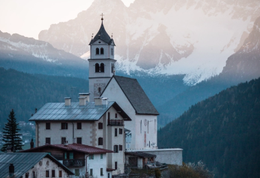
%> input picture lab3/source/test.png, 260 x 178 px, shrunk from 380 x 260 before the run
$ octave yuzhipinghua.m   (GNU Octave 9; MATLAB toolbox functions it lacks are replaced by stand-ins)
%> lines starting %> are read from the running program, lines starting %| are printed output that depends on the picture
%%%%阈值平滑%%%%
img = imread('./source/test.png');
%> img is the input picture: size 178x260x3 uint8; mean R, G, B 114.7, 130, 142.2
img = rgb2gray(img);
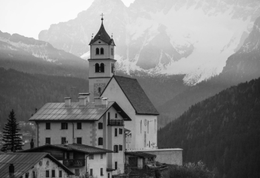
%> img: size 178x260 uint8; min 1, max 254, mean 126.8
img = double(img);
%> img: size 178x260 double
[row, col] = size(img);     %确定图像大小
%> row = 178; col = 260
imgAvg = sum(sum(img)) / (row * col);   %求均值
%> imgAvg = 126.8

subplot(2,1,1);
imshow(uint8(img));
title('原图像');
subplot(2,1,2);
imgTh = pinghuaTh(img, 20, 3);
%> after the loop in pinghuaTh, `for i = (window - 1)/2 + 1 : (col - (window - 1)/2)`:
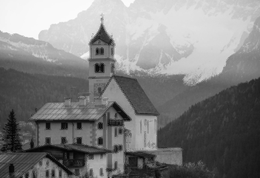
%> imgTh: size 178x260 double; min 1, max 254, mean 127
imshow(uint8(imgTh));
title('阈值平滑后的图像');
for Th = 0 : 10 : 20
    for window = 3 : 2 : 7
        imgTh = pinghuaTh(img, Th, window);
        i = ((window - 1) / 2 - 1) * 3 + Th / 10 + 1;%当前是第i张图
        subplot(3,3,i);
        imshow(uint8(imgTh));
        title(['Th = ', num2str(Th), ' window = ', num2str(window)]);
    end
end
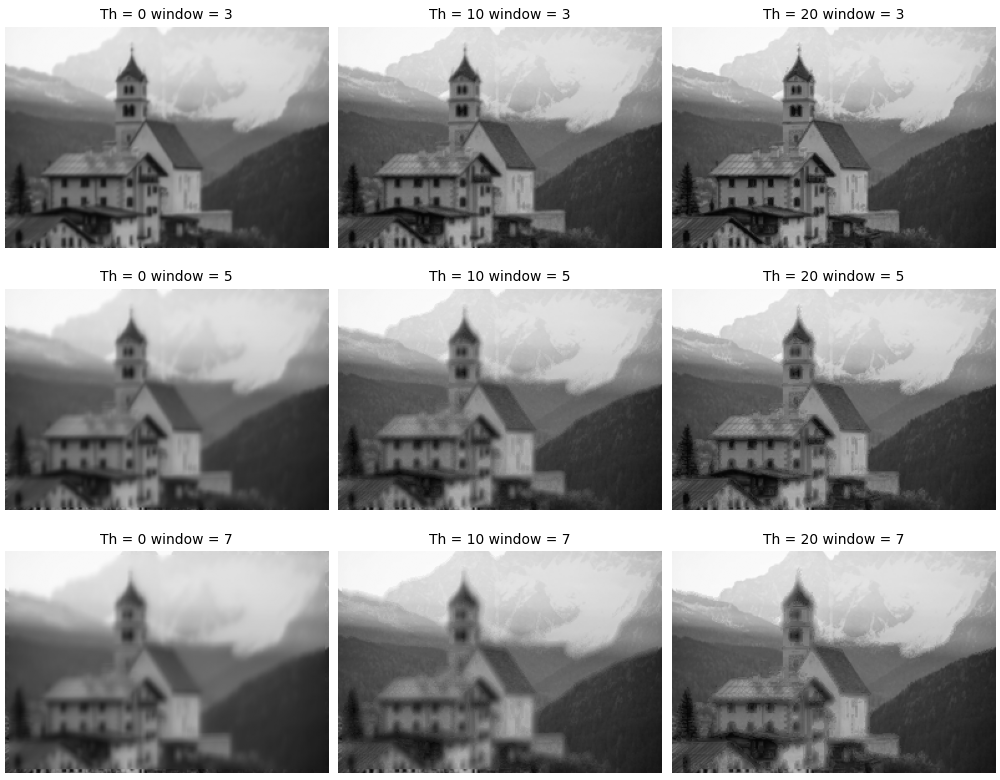
%> figure redrawn from the program's plot data, 9 panels

%%%%实现阈值平滑
%%%%函数的第一个参数为图像，第二个参数为阈值，第三个参数为窗口大小
function imgTh = pinghuaTh(img, Th, window)
    imgTh = img;
    [row, col] = size(imgTh);
    for i = (window - 1)/2 + 1 : (col - (window - 1)/2)%遍历列数
        for j = (window - 1)/2 + 1 : (row - (window - 1)/2)%遍历行数
            imgThAvg = sum(reshape(imgTh(j - (window - 1) / 2 : j + (window - 1) / 2, i - (window - 1)/2 : i + (window - 1)/2), [1,window * window])) / (window * window);
            if abs(imgTh(j, i) - imgThAvg) > Th
                imgTh(j, i) = imgThAvg;
            end
        end
    end
end
%%%%实现空域低通滤波

$ run again, with lab3/source/dog.png copied over lab3/source/test.png
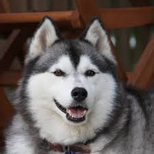
%> input picture lab3/source/dog.png, 154 x 154 px, shrunk from 225 x 225 before the run
%> img is the input picture: size 154x154x3 uint8; mean R, G, B 100, 90, 86.2
%> `img = rgb2gray(img);`:
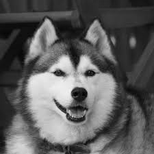
%> img: size 154x154 uint8; min 1, max 243, mean 92.6
%> imgAvg = 92.59
%> after the loop in pinghuaTh, `for i = (window - 1)/2 + 1 : (col - (window - 1)/2)`:
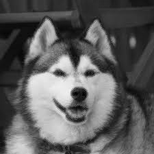
%> imgTh: size 154x154 double; min 1, max 243, mean 92.7
